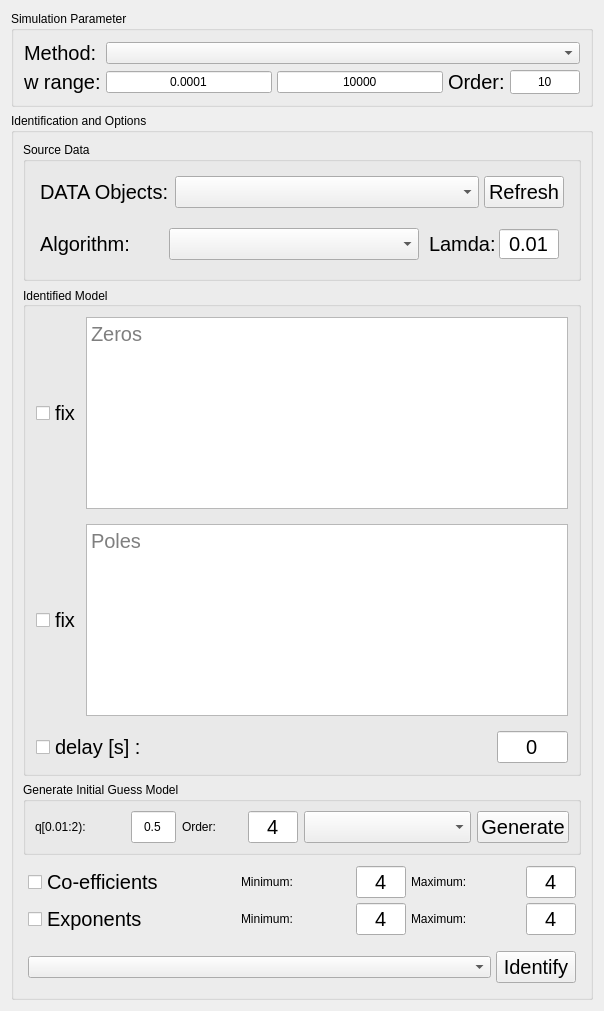
      <widget class="QWidget" name="tabFotfid">
       <attribute name="title">
        <string>FOTF Identification</string>
       </attribute>
       <layout class="QVBoxLayout" name="verticalLayout_9">
        <item>
         <widget class="QGroupBox" name="groupBox_2">
          <property name="minimumSize">
           <size>
            <width>0</width>
            <height>0</height>
           </size>
          </property>
          <property name="maximumSize">
           <size>
            <width>600</width>
            <height>250</height>
           </size>
          </property>
          <property name="title">
           <string>Simulation Parameter</string>
          </property>
          <layout class="QVBoxLayout" name="verticalLayout_10">
           <property name="spacing">
            <number>5</number>
           </property>
           <property name="leftMargin">
            <number>5</number>
           </property>
           <property name="topMargin">
            <number>5</number>
           </property>
           <property name="rightMargin">
            <number>5</number>
           </property>
           <property name="bottomMargin">
            <number>5</number>
           </property>
           <item>
            <layout class="QGridLayout" name="gridLayout_3">
             <property name="leftMargin">
              <number>5</number>
             </property>
             <property name="topMargin">
              <number>5</number>
             </property>
             <property name="rightMargin">
              <number>5</number>
             </property>
             <property name="bottomMargin">
              <number>5</number>
             </property>
             <property name="horizontalSpacing">
              <number>5</number>
             </property>
             <item row="1" column="1">
              <widget class="QLineEdit" name="lineEdit_StartFreq">
               <property name="text">
                <string>0.0001</string>
               </property>
               <property name="alignment">
                <set>Qt::AlignCenter</set>
               </property>
               <property name="placeholderText">
                <string>Start (float)</string>
               </property>
              </widget>
             </item>
             <item row="1" column="0">
              <widget class="QLabel" name="label_2">
               <property name="font">
                <font>
                 <pointsize>15</pointsize>
                </font>
               </property>
               <property name="text">
                <string>w range:</string>
               </property>
              </widget>
             </item>
             <item row="0" column="1" colspan="4">
              <widget class="QComboBox" name="comboBox_2"/>
             </item>
             <item row="1" column="4">
              <widget class="QLineEdit" name="lineEdit_5">
               <property name="maximumSize">
                <size>
                 <width>70</width>
                 <height>40</height>
                </size>
               </property>
               <property name="text">
                <string>10</string>
               </property>
               <property name="alignment">
                <set>Qt::AlignCenter</set>
               </property>
               <property name="placeholderText">
                <string>(int)</string>
               </property>
              </widget>
             </item>
             <item row="0" column="0">
              <widget class="QLabel" name="label">
               <property name="font">
                <font>
                 <pointsize>15</pointsize>
                </font>
               </property>
               <property name="text">
                <string>Method:</string>
               </property>
              </widget>
             </item>
             <item row="1" column="3">
              <widget class="QLabel" name="label_3">
               <property name="font">
                <font>
                 <pointsize>15</pointsize>
                </font>
               </property>
               <property name="text">
                <string>Order:</string>
               </property>
              </widget>
             </item>
             <item row="1" column="2">
              <widget class="QLineEdit" name="lineEdit_StopFreq">
               <property name="text">
                <string>10000</string>
               </property>
               <property name="alignment">
                <set>Qt::AlignCenter</set>
               </property>
               <property name="placeholderText">
                <string>Stop (int)</string>
               </property>
              </widget>
             </item>
            </layout>
           </item>
          </layout>
         </widget>
        </item>
        <item>
         <widget class="QGroupBox" name="groupBox_7">
          <property name="title">
           <string>Identification and Options</string>
          </property>
          <layout class="QVBoxLayout" name="verticalLayout_13">
           <item>
            <widget class="QGroupBox" name="groupBox_5">
             <property name="minimumSize">
              <size>
               <width>0</width>
               <height>0</height>
              </size>
             </property>
             <property name="maximumSize">
              <size>
               <width>700</width>
               <height>250</height>
              </size>
             </property>
             <property name="title">
              <string>Source Data</string>
             </property>
             <layout class="QVBoxLayout" name="verticalLayout_11">
              <item>
               <layout class="QHBoxLayout" name="horizontalLayout_5">
                <property name="spacing">
                 <number>5</number>
                </property>
                <property name="leftMargin">
                 <number>5</number>
                </property>
                <property name="topMargin">
                 <number>5</number>
                </property>
                <property name="rightMargin">
                 <number>5</number>
                </property>
                <property name="bottomMargin">
                 <number>5</number>
                </property>
                <item>
                 <widget class="QLabel" name="label_4">
                  <property name="maximumSize">
                   <size>
                    <width>130</width>
                    <height>25</height>
                   </size>
                  </property>
                  <property name="font">
                   <font>
                    <pointsize>15</pointsize>
                   </font>
                  </property>
                  <property name="text">
                   <string>DATA Objects:</string>
                  </property>
                 </widget>
                </item>
                <item>
                 <widget class="QComboBox" name="comboBox_3">
                  <property name="minimumSize">
                   <size>
                    <width>0</width>
                    <height>0</height>
                   </size>
                  </property>
                  <property name="maximumSize">
                   <size>
                    <width>500</width>
                    <height>35</height>
                   </size>
                  </property>
                  <property name="font">
                   <font>
                    <pointsize>15</pointsize>
                   </font>
                  </property>
                 </widget>
                </item>
                <item>
                 <widget class="QPushButton" name="pushButton_8">
                  <property name="maximumSize">
                   <size>
                    <width>80</width>
                    <height>35</height>
                   </size>
                  </property>
                  <property name="font">
                   <font>
                    <pointsize>15</pointsize>
                   </font>
                  </property>
                  <property name="text">
                   <string>Refresh</string>
                  </property>
                 </widget>
                </item>
               </layout>
              </item>
              <item>
               <layout class="QHBoxLayout" name="horizontalLayout_6">
                <property name="spacing">
                 <number>5</number>
                </property>
                <property name="leftMargin">
                 <number>5</number>
                </property>
                <property name="topMargin">
                 <number>5</number>
                </property>
                <property name="rightMargin">
                 <number>5</number>
                </property>
                <property name="bottomMargin">
                 <number>5</number>
                </property>
                <item>
                 <widget class="QLabel" name="label_5">
                  <property name="font">
                   <font>
                    <pointsize>15</pointsize>
                   </font>
                  </property>
                  <property name="text">
                   <string>Algorithm:      </string>
                  </property>
                 </widget>
                </item>
                <item>
                 <widget class="QComboBox" name="comboBox_4">
                  <property name="sizePolicy">
                   <sizepolicy hsizetype="Expanding" vsizetype="Fixed">
                    <horstretch>0</horstretch>
                    <verstretch>0</verstretch>
                   </sizepolicy>
                  </property>
                  <property name="minimumSize">
                   <size>
                    <width>250</width>
                    <height>30</height>
                   </size>
                  </property>
                  <property name="font">
                   <font>
                    <pointsize>15</pointsize>
                   </font>
                  </property>
                 </widget>
                </item>
                <item>
                 <layout class="QHBoxLayout" name="horizontalLayout_4">
                  <property name="spacing">
                   <number>5</number>
                  </property>
                  <property name="sizeConstraint">
                   <enum>QLayout::SetMinimumSize</enum>
                  </property>
                  <property name="leftMargin">
                   <number>5</number>
                  </property>
                  <property name="topMargin">
                   <number>5</number>
                  </property>
                  <property name="rightMargin">
                   <number>5</number>
                  </property>
                  <property name="bottomMargin">
                   <number>5</number>
                  </property>
                  <item>
                   <widget class="QLabel" name="label_6">
                    <property name="sizePolicy">
                     <sizepolicy hsizetype="Fixed" vsizetype="Preferred">
                      <horstretch>0</horstretch>
                      <verstretch>0</verstretch>
                     </sizepolicy>
                    </property>
                    <property name="maximumSize">
                     <size>
                      <width>65</width>
                      <height>30</height>
                     </size>
                    </property>
                    <property name="font">
                     <font>
                      <pointsize>15</pointsize>
                     </font>
                    </property>
                    <property name="text">
                     <string>Lamda:</string>
                    </property>
                   </widget>
                  </item>
                  <item>
                   <widget class="QLineEdit" name="lineEdit_7">
                    <property name="maximumSize">
                     <size>
                      <width>60</width>
                      <height>30</height>
                     </size>
                    </property>
                    <property name="font">
                     <font>
                      <pointsize>15</pointsize>
                     </font>
                    </property>
                    <property name="text">
                     <string>0.01</string>
                    </property>
                    <property name="alignment">
                     <set>Qt::AlignCenter</set>
                    </property>
                   </widget>
                  </item>
                 </layout>
                </item>
               </layout>
              </item>
             </layout>
            </widget>
           </item>
           <item>
            <widget class="QGroupBox" name="groupBox_6">
             <property name="title">
              <string>Identified Model</string>
             </property>
             <property name="alignment">
              <set>Qt::AlignLeading|Qt::AlignLeft|Qt::AlignVCenter</set>
             </property>
             <layout class="QVBoxLayout" name="verticalLayout_12">
              <property name="spacing">
               <number>5</number>
              </property>
              <property name="leftMargin">
               <number>5</number>
              </property>
              <property name="topMargin">
               <number>5</number>
              </property>
              <property name="rightMargin">
               <number>5</number>
              </property>
              <property name="bottomMargin">
               <number>5</number>
              </property>
              <item>
               <layout class="QHBoxLayout" name="horizontalLayout_9">
                <property name="spacing">
                 <number>5</number>
                </property>
                <property name="leftMargin">
                 <number>5</number>
                </property>
                <property name="topMargin">
                 <number>5</number>
                </property>
                <property name="rightMargin">
                 <number>5</number>
                </property>
                <property name="bottomMargin">
                 <number>5</number>
                </property>
                <item>
                 <widget class="QCheckBox" name="checkBoxNumerator">
                  <property name="font">
                   <font>
                    <pointsize>15</pointsize>
                   </font>
                  </property>
                  <property name="text">
                   <string>fix</string>
                  </property>
                 </widget>
                </item>
                <item>
                 <widget class="QPlainTextEdit" name="plainTextEdit_Zeros">
                  <property name="enabled">
                   <bool>true</bool>
                  </property>
                  <property name="font">
                   <font>
                    <pointsize>15</pointsize>
                    <weight>50</weight>
                    <bold>false</bold>
                   </font>
                  </property>
                  <property name="statusTip">
                   <string>0</string>
                  </property>
                  <property name="accessibleDescription">
                   <string notr="true"/>
                  </property>
                  <property name="layoutDirection">
                   <enum>Qt::LeftToRight</enum>
                  </property>
                  <property name="frameShadow">
                   <enum>QFrame::Raised</enum>
                  </property>
                  <property name="centerOnScroll">
                   <bool>true</bool>
                  </property>
                  <property name="placeholderText">
                   <string>Zeros</string>
                  </property>
                 </widget>
                </item>
               </layout>
              </item>
              <item>
               <layout class="QHBoxLayout" name="horizontalLayout_8">
                <property name="spacing">
                 <number>5</number>
                </property>
                <property name="leftMargin">
                 <number>5</number>
                </property>
                <property name="topMargin">
                 <number>5</number>
                </property>
                <property name="rightMargin">
                 <number>5</number>
                </property>
                <property name="bottomMargin">
                 <number>5</number>
                </property>
                <item>
                 <widget class="QCheckBox" name="checkBox_Denominator">
                  <property name="font">
                   <font>
                    <pointsize>15</pointsize>
                   </font>
                  </property>
                  <property name="text">
                   <string>fix</string>
                  </property>
                 </widget>
                </item>
                <item>
                 <widget class="QPlainTextEdit" name="plainTextEdit_Poles">
                  <property name="font">
                   <font>
                    <pointsize>15</pointsize>
                   </font>
                  </property>
                  <property name="placeholderText">
                   <string>Poles</string>
                  </property>
                 </widget>
                </item>
               </layout>
              </item>
              <item>
               <layout class="QHBoxLayout" name="horizontalLayout_7">
                <property name="spacing">
                 <number>5</number>
                </property>
                <property name="leftMargin">
                 <number>5</number>
                </property>
                <property name="topMargin">
                 <number>5</number>
                </property>
                <property name="rightMargin">
                 <number>5</number>
                </property>
                <property name="bottomMargin">
                 <number>5</number>
                </property>
                <item>
                 <widget class="QCheckBox" name="checkBox_Denominator_2">
                  <property name="font">
                   <font>
                    <pointsize>15</pointsize>
                   </font>
                  </property>
                  <property name="text">
                   <string>delay [s] :</string>
                  </property>
                 </widget>
                </item>
                <item>
                 <widget class="QLineEdit" name="lineEdit_Delay">
                  <property name="maximumSize">
                   <size>
                    <width>71</width>
                    <height>39</height>
                   </size>
                  </property>
                  <property name="font">
                   <font>
                    <pointsize>15</pointsize>
                   </font>
                  </property>
                  <property name="text">
                   <string>0</string>
                  </property>
                  <property name="alignment">
                   <set>Qt::AlignCenter</set>
                  </property>
                  <property name="placeholderText">
                   <string>int [s]</string>
                  </property>
                 </widget>
                </item>
               </layout>
              </item>
             </layout>
            </widget>
           </item>
           <item>
            <widget class="QGroupBox" name="groupBoxInitialGuess">
             <property name="title">
              <string>Generate Initial Guess Model</string>
             </property>
             <layout class="QHBoxLayout" name="horizontalLayout_10">
              <item>
               <widget class="QLabel" name="label_8">
                <property name="sizePolicy">
                 <sizepolicy hsizetype="Fixed" vsizetype="Fixed">
                  <horstretch>0</horstretch>
                  <verstretch>0</verstretch>
                 </sizepolicy>
                </property>
                <property name="maximumSize">
                 <size>
                  <width>90</width>
                  <height>601</height>
                 </size>
                </property>
                <property name="text">
                 <string>q[0.01:2):</string>
                </property>
               </widget>
              </item>
              <item>
               <widget class="QLineEdit" name="lineEdit_3">
                <property name="maximumSize">
                 <size>
                  <width>45</width>
                  <height>50</height>
                 </size>
                </property>
                <property name="text">
                 <string>0.5</string>
                </property>
                <property name="alignment">
                 <set>Qt::AlignCenter</set>
                </property>
               </widget>
              </item>
              <item>
               <widget class="QLabel" name="label_7">
                <property name="sizePolicy">
                 <sizepolicy hsizetype="Fixed" vsizetype="Fixed">
                  <horstretch>0</horstretch>
                  <verstretch>0</verstretch>
                 </sizepolicy>
                </property>
                <property name="maximumSize">
                 <size>
                  <width>60</width>
                  <height>601</height>
                 </size>
                </property>
                <property name="text">
                 <string>Order:</string>
                </property>
               </widget>
              </item>
              <item>
               <widget class="QLineEdit" name="lineEdit_6">
                <property name="maximumSize">
                 <size>
                  <width>50</width>
                  <height>50</height>
                 </size>
                </property>
                <property name="font">
                 <font>
                  <pointsize>15</pointsize>
                 </font>
                </property>
                <property name="text">
                 <string>4</string>
                </property>
                <property name="alignment">
                 <set>Qt::AlignCenter</set>
                </property>
                <property name="placeholderText">
                 <string/>
                </property>
               </widget>
              </item>
              <item>
               <widget class="QComboBox" name="comboBox_5">
                <property name="font">
                 <font>
                  <pointsize>15</pointsize>
                 </font>
                </property>
               </widget>
              </item>
              <item>
               <widget class="QPushButton" name="pushButton_9">
                <property name="sizePolicy">
                 <sizepolicy hsizetype="Fixed" vsizetype="Fixed">
                  <horstretch>0</horstretch>
                  <verstretch>0</verstretch>
                 </sizepolicy>
                </property>
                <property name="font">
                 <font>
                  <pointsize>15</pointsize>
                 </font>
                </property>
                <property name="text">
                 <string>Generate</string>
                </property>
               </widget>
              </item>
             </layout>
            </widget>
           </item>
           <item>
            <layout class="QGridLayout" name="gridLayout_4">
             <property name="leftMargin">
              <number>5</number>
             </property>
             <property name="topMargin">
              <number>5</number>
             </property>
             <property name="rightMargin">
              <number>5</number>
             </property>
             <property name="bottomMargin">
              <number>5</number>
             </property>
             <property name="spacing">
              <number>5</number>
             </property>
             <item row="0" column="0">
              <widget class="QCheckBox" name="checkBox_Denominator_3">
               <property name="sizePolicy">
                <sizepolicy hsizetype="Preferred" vsizetype="Fixed">
                 <horstretch>0</horstretch>
                 <verstretch>0</verstretch>
                </sizepolicy>
               </property>
               <property name="font">
                <font>
                 <pointsize>15</pointsize>
                </font>
               </property>
               <property name="text">
                <string>Co-efficients</string>
               </property>
              </widget>
             </item>
             <item row="0" column="1">
              <widget class="QLabel" name="label_9">
               <property name="sizePolicy">
                <sizepolicy hsizetype="Fixed" vsizetype="Fixed">
                 <horstretch>0</horstretch>
                 <verstretch>0</verstretch>
                </sizepolicy>
               </property>
               <property name="maximumSize">
                <size>
                 <width>110</width>
                 <height>601</height>
                </size>
               </property>
               <property name="text">
                <string>Minimum:</string>
               </property>
              </widget>
             </item>
             <item row="0" column="2">
              <widget class="QLineEdit" name="lineEdit_8">
               <property name="maximumSize">
                <size>
                 <width>50</width>
                 <height>50</height>
                </size>
               </property>
               <property name="font">
                <font>
                 <pointsize>15</pointsize>
                </font>
               </property>
               <property name="text">
                <string>4</string>
               </property>
               <property name="alignment">
                <set>Qt::AlignCenter</set>
               </property>
               <property name="placeholderText">
                <string/>
               </property>
              </widget>
             </item>
             <item row="0" column="3">
              <widget class="QLabel" name="label_13">
               <property name="sizePolicy">
                <sizepolicy hsizetype="Fixed" vsizetype="Fixed">
                 <horstretch>0</horstretch>
                 <verstretch>0</verstretch>
                </sizepolicy>
               </property>
               <property name="maximumSize">
                <size>
                 <width>110</width>
                 <height>601</height>
                </size>
               </property>
               <property name="text">
                <string>Maximum:</string>
               </property>
               <property name="textFormat">
                <enum>Qt::RichText</enum>
               </property>
              </widget>
             </item>
             <item row="0" column="4">
              <widget class="QLineEdit" name="lineEdit_9">
               <property name="maximumSize">
                <size>
                 <width>50</width>
                 <height>50</height>
                </size>
               </property>
               <property name="font">
                <font>
                 <pointsize>15</pointsize>
                </font>
               </property>
               <property name="text">
                <string>4</string>
               </property>
               <property name="alignment">
                <set>Qt::AlignCenter</set>
               </property>
               <property name="placeholderText">
                <string/>
               </property>
              </widget>
             </item>
             <item row="1" column="0">
              <widget class="QCheckBox" name="checkBox_Denominator_4">
               <property name="sizePolicy">
                <sizepolicy hsizetype="Preferred" vsizetype="Fixed">
                 <horstretch>0</horstretch>
                 <verstretch>0</verstretch>
                </sizepolicy>
               </property>
               <property name="font">
                <font>
                 <pointsize>15</pointsize>
                </font>
               </property>
               <property name="text">
                <string>Exponents</string>
               </property>
              </widget>
             </item>
             <item row="1" column="1">
              <widget class="QLabel" name="label_10">
               <property name="sizePolicy">
                <sizepolicy hsizetype="Fixed" vsizetype="Fixed">
                 <horstretch>0</horstretch>
                 <verstretch>0</verstretch>
                </sizepolicy>
               </property>
               <property name="maximumSize">
                <size>
                 <width>110</width>
                 <height>601</height>
                </size>
               </property>
               <property name="text">
                <string>Minimum:</string>
               </property>
              </widget>
             </item>
             <item row="1" column="2">
              <widget class="QLineEdit" name="lineEdit_11">
               <property name="maximumSize">
                <size>
                 <width>50</width>
                 <height>50</height>
                </size>
               </property>
               <property name="font">
                <font>
                 <pointsize>15</pointsize>
                </font>
               </property>
               <property name="text">
                <string>4</string>
               </property>
               <property name="alignment">
                <set>Qt::AlignCenter</set>
               </property>
               <property name="placeholderText">
                <string/>
               </property>
              </widget>
             </item>
             <item row="1" column="3">
              <widget class="QLabel" name="label_12">
               <property name="sizePolicy">
                <sizepolicy hsizetype="Fixed" vsizetype="Fixed">
                 <horstretch>0</horstretch>
                 <verstretch>0</verstretch>
                </sizepolicy>
               </property>
               <property name="maximumSize">
                <size>
                 <width>110</width>
                 <height>601</height>
                </size>
               </property>
               <property name="text">
                <string>Maximum:</string>
               </property>
               <property name="textFormat">
                <enum>Qt::RichText</enum>
               </property>
              </widget>
             </item>
             <item row="1" column="4">
              <widget class="QLineEdit" name="lineEdit_10">
               <property name="maximumSize">
                <size>
                 <width>50</width>
                 <height>50</height>
                </size>
               </property>
               <property name="font">
                <font>
                 <pointsize>15</pointsize>
                </font>
               </property>
               <property name="text">
                <string>4</string>
               </property>
               <property name="alignment">
                <set>Qt::AlignCenter</set>
               </property>
               <property name="placeholderText">
                <string/>
               </property>
              </widget>
             </item>
            </layout>
           </item>
           <item>
            <layout class="QHBoxLayout" name="horizontalLayout_11">
             <property name="spacing">
              <number>5</number>
             </property>
             <property name="leftMargin">
              <number>5</number>
             </property>
             <property name="topMargin">
              <number>5</number>
             </property>
             <property name="rightMargin">
              <number>5</number>
             </property>
             <property name="bottomMargin">
              <number>5</number>
             </property>
             <item>
              <widget class="QComboBox" name="comboBox_6"/>
             </item>
             <item>
              <widget class="QPushButton" name="pushButton_10">
               <property name="sizePolicy">
                <sizepolicy hsizetype="Fixed" vsizetype="Fixed">
                 <horstretch>0</horstretch>
                 <verstretch>0</verstretch>
                </sizepolicy>
               </property>
               <property name="font">
                <font>
                 <pointsize>15</pointsize>
                </font>
               </property>
               <property name="text">
                <string>Identify</string>
               </property>
              </widget>
             </item>
            </layout>
           </item>
          </layout>
         </widget>
        </item>
       </layout>
      </widget>
